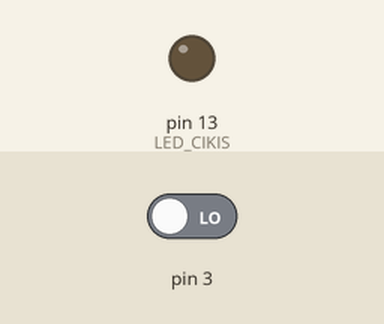
Simulated run of this sketch. Board: Arduino Uno, built with avr-gcc and run on an emulated ATmega328P. Shown: output pins drawn as LEDs (lit = HIGH). The test bench sets the inputs (shaded band); at power-on: pin 3 LOW.

Above: at 1.2 s.
1.3 s: pin 3 driven HIGH
At 1.7 s:
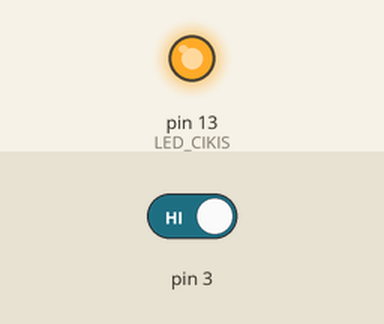
2.8 s: pin 3 driven LOW
At 4.1 s:
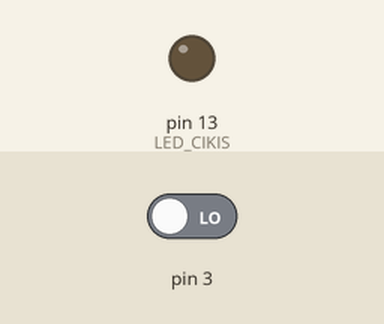
Timing chart, 0 to 5.8 s (numbered marks = the images above; inputs shaded):
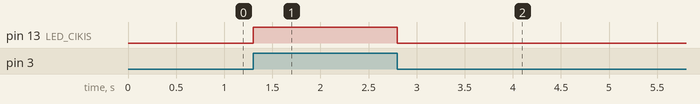

Measured:
- after the input at 1.3 s, pin 13 (LED_CIKIS): LOW → HIGH at once
- after the input at 2.8 s, pin 13 (LED_CIKIS): HIGH → LOW at once

The sketch:

sketch_mar27a.ino
```cpp
#define LED_CIKIS 13


void setup() {
  pinMode(3,INPUT);
  pinMode(LED_BUILTIN,OUTPUT);


}

void loop() {
  // put your main code here, to run repeatedly:


int okunanDeger= digitalRead(3);


if(okunanDeger==1)
{

  digitalWrite(LED_CIKIS,1);
}
else{

digitalWrite(LED_CIKIS,0);
}


}
```
